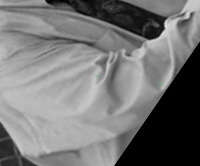
#> input picture python_src/hash2_org.jpg, 200 x 166 px
$ python -i getKeypoints.py   (imports and definitions only)   (Python 2 division)
#> lines starting #> are read from the running program, lines starting #| are printed output that depends on the picture; after the words box and inside, x2 and y2 are one past the last pixel; in counts of white or black regions, pixels touching at a corner belong together
### python_src/KeypointSystem/keypoints.py
import numpy as np
import matplotlib
#matplotlib.use('Agg')
import time

import math
from math import pi
from scipy.interpolate import UnivariateSpline, interp1d
from scipy.integrate import quad, cumtrapz, quad_explain
from scipy import interpolate
from scipy.interpolate import CubicSpline
import scipy
import numpy as np
import pylab
from numpy import sin,pi,linspace
from pylab import plot,show,subplot, axhline, axis, axes
import sys
from scipy import signal
from scipy.signal import argrelextrema
import new_shapes as ns
#import plotting
####### gen points ########

g_name = 'REPLACE_ME'
g_enable_plotting = True
g_SmoothingForParameterization_t = None
g_SmoothingForParameterization_s = None
g_SmoothingForDeltaCurvature = None
g_isMakeAllPointsEqidistant = False
g_cullPoints = False
g_maxNoOfPointsForCullingFunctoin = 40
g_SmoothingForPointsCulling = 0
g_numberOfPixelsPerUnit = 1

#debug
g_plotVelocity = True
g_dividerForPts = 1

#pts = [(0,0),(1,0),(2,0),(3,0),(4,0),(5,0),(6,0),(7,0),(8,0),(9,0),(10,0)]
#pts = [(0,0),(1,1),(2,2),(3,3),(4,4),(5,5),(6,6),(7,7),(8,8),(9,9),(10,10)]
#pts = [(0,0**2),(1,1**2),(2,2**2),(3,3**2),(4,4**2),(5,5**2),(6,6**2),(7,7**2),(8,8**2),(9,9**2),(10,10**2)]

def PointsInCircum(r,n=100):
    return [(math.cos(2*pi/n*x)*r,math.sin(2*pi/n*x)*r) for x in xrange(0,n+1)]

# [42 lines left out: functions thatCurve, plotOneFuncVsOrgPoints, plotTwoFuncsVsOrgPoints, not called in this run]
	#PLOT

def randomPlot1(org_x, org_y, arcLengthList, fx_s, fy_s):
	if not g_enable_plotting:
		return
	# [13 lines of commented-out code are left out]

def plotVelocity(t_pts, v_pts):
	plot(t_pts, v_pts)
	show()
#####################################
####### debug prints #######
#####################################
# [41 lines left out: functions printTheDerivativesError, randomPrint1, breakUpFullLengthOfArcIntoXPoints, getSimplePts, not called in this run]
#####################################
####### \make less points
#####################################

#####################################
####### main code ########
#####################################

def getPointsAndFirstDerAtT(t, fx, fy):
	return fx([t])[0], fx.derivative(1)([t])[0], fy([t])[0], fy.derivative(1)([t])[0]

def lengthRateOfChangeFunc(t, fx, fy):
	x, dxdt, y, dydt = getPointsAndFirstDerAtT(t, fx, fy)
	val = math.sqrt(dxdt**2 + dydt**2)
	return val

def arcLengthAllTheWayToT(tList, fx_t, fy_t, noOfPoints=100, subDivide=g_dividerForPts):
	all_x_vals = tList
	all_y_vals = []
	for i in range((len(all_x_vals)*subDivide)):#FIXME: this won't work for odd values of tList, it makes the presumption that tList is just incrementing ints
			x1 = float(i)/float(subDivide)
			all_y_vals.append(lengthRateOfChangeFunc(x1, fx_t, fy_t))

	#extract only the y values we care about
	next_all_y_vals = []
	for i in range(len(all_y_vals)/subDivide):
			next_all_y_vals.append(all_y_vals[i*subDivide])

	all_y_vals = next_all_y_vals
# [6 lines of commented-out code are left out]

	vals = cumtrapz(all_y_vals, all_x_vals, initial=0)
#	print vals
	return vals

def convertTListToArcLengthList(tList, fx_t, fy_t):
 	#print "starting the integral"
	time1 = time.time()
	arcLengthList = arcLengthAllTheWayToT(tList, fx_t, fy_t, noOfPoints=len(tList))
	time2 = time.time()
	print 'integral took %0.3f seconds' % ((time2-time1))
	return arcLengthList

# [28 lines left out: functions plotTheIntegratorStuff, plotThisPointForTheArcLengthStuff, not called in this run]


def convertTListToArcLengthList_debug_new(tList, fx_t, fy_t):
# [23 lines of commented-out code are left out]


	return convertTListToArcLengthList(tList, fx_t, fy_t)


################################################
##############OLD

def getPointsAndFirstDerAtT_old(t, fx, fy):
	return fx([t])[0], fx.derivative(1)([t])[0], fy([t])[0], fy.derivative(1)([t])[0]

# [4 lines left out: function lengthRateOfChangeFunc_old, not called in this run]

def arcLengthAtParamT(t, fx_t, fy_t):
	val = quad(lengthRateOfChangeFunc_old, 0, t, args=(fx_t, fy_t))
	return val[0]

# [6 lines left out: function TtoS_old, not called in this run]


def _convertTListToArcLengthList_old(tList, fx, fy):
	return TtoS_old(tList, fx, fy)

# [7 lines left out: function convertTListToArcLengthList_old, not called in this run]

################################################
##############OLD END

def arcLengthAtParamT_old(t, fx_t, fy_t):
	val = quad(lengthRateOfChangeFunc, 0, t, args=(fx_t, fy_t))
	return val[0]

def getParameterizedFunctionFromPoints(tList, x_pts, y_pts, smoothing=None):
	fx_t = UnivariateSpline(tList, x_pts, k=3, s=smoothing)
	fy_t = UnivariateSpline(tList, y_pts, k=3, s=smoothing)
	return fx_t, fy_t

#if reparameterizing with respect to arc length then [s1, s2, ...] = t_to_s_function([t1, t2, ...])
def reParameterizeFunctionFromPoints(t_to_s_function, tList, fx_t, fy_t, smoothing=None):
	#for each point (org_x[i], org_y[i]) the "arcLengthList" gives use the arc length from 0 to that point
	#arcLengthList = convertTListToArcLengthList_old(tList, fx_t, fy_t)

	arcLengthList = convertTListToArcLengthList_debug_new(tList, fx_t, fy_t)

# [10 lines of commented-out code are left out]
	fx_s, fy_s = getParameterizedFunctionFromPoints(arcLengthList, fx_t(tList), fy_t(tList), smoothing=smoothing)
	return arcLengthList, fx_s, fy_s

def getFirstAndSecondDerivForTPoints(arcLengthList, fx_s, fy_s):
	x = fx_s(arcLengthList)
	x_ = fx_s.derivative(1)(arcLengthList)
	x__ = fx_s.derivative(2)(arcLengthList)

	y = fy_s(arcLengthList)
	y_ = fy_s.derivative(1)(arcLengthList)
	y__ = fy_s.derivative(2)(arcLengthList)
	return x, x_, x__, y, y_, y__

def getEqidistantPointsArcLengthList(oldArcLengthList, fx_s, fy_s):
	#TODO: implement this if needed
	pass

def newArcLengthList(oldArcLengthList, fx_s, fy_s, isMakeAllPointsEqidistant=g_isMakeAllPointsEqidistant):
	if isMakeAllPointsEqidistant:
		return getEqidistantPointsAlongFunction(oldArcLengthList, fx_s, fy_s)
	return oldArcLengthList

#Remember: curvature points will be the input points (and so won't be equidistant if the arcLengthList isn't)
def getCurvatureForPoints(arcLengthList, fx_s, fy_s, smoothing=None):
	x, x_, x__, y, y_, y__ = getFirstAndSecondDerivForTPoints(arcLengthList, fx_s, fy_s)
	curvature = abs(x_* y__ - y_* x__) / np.power(x_** 2 + y_** 2, 3 / 2)
	fCurvature = UnivariateSpline(arcLengthList, curvature, s=smoothing)
	dxcurvature = fCurvature.derivative(1)(arcLengthList)
	dx2curvature = fCurvature.derivative(2)(arcLengthList)
	return curvature, dxcurvature, dx2curvature

def parameterizeFunctionWRTArcLength(pts):
	org_x, org_y = pts[:, 0], pts[:, 1]
	return _parameterizeFunctionWRTArcLength(org_x, org_y)

def _parameterizeFunctionWRTArcLength(org_x, org_y):

	tList = np.arange(org_x.shape[0])
	fx_t, fy_t = getParameterizedFunctionFromPoints(tList, org_x, org_y, smoothing=g_SmoothingForParameterization_t)

	#PLOT
	#plotTwoFuncsVsOrgPoints(tList, fx_t, org_x, fy_t, org_y)
	#PLOT

	arcLengthList, fx_s, fy_s = reParameterizeFunctionFromPoints(convertTListToArcLengthList_old, tList, fx_t, fy_t, smoothing=g_SmoothingForParameterization_s)

	#PRINT DEBUG
	#randomPrint1(arcLengthList, org_x, org_y, fx_s, fy_s)
	#randomPlot1(org_x, org_y, arcLengthList, fx_s, fy_s)
	#PRINT DEBUG

	arcLengthList = newArcLengthList(arcLengthList, fx_s, fy_s)
	x, x_, x__, y, y_, y__ = getFirstAndSecondDerivForTPoints(arcLengthList, fx_s, fy_s)

	#PRINT DEBUG
	#printTheDerivativesError(x_, y_)
	#PRINT DEBUG

	curvature, dxcurvature, dx2curvature = getCurvatureForPoints(arcLengthList, fx_s, fy_s, smoothing=g_SmoothingForDeltaCurvature)

	return org_x, org_y, x_, y_, x__, y__, arcLengthList, curvature, dxcurvature, dx2curvature, arcLengthList[-1], fx_s, fy_s

def genImages2(retX, retY):
	return genImages

def genImagesWithDisplayFix(pts, numberOfPixelsPerUnit=g_numberOfPixelsPerUnit):
	org_x, org_y = pts[:, 0], pts[:, 1]
# [5 lines of commented-out code are left out]

	if g_cullPoints:
		org_x, org_y, junk = getSimplePts(pts)


	org_x = np.multiply(org_x, 1./float(numberOfPixelsPerUnit))
	org_y = np.multiply(org_y, 1./float(numberOfPixelsPerUnit))

	#print 'Vals of org_x and org_y after mult'
	#print org_x
	#print org_y

	xs, ys, dxdt, dydt, d2xdt, d2ydt, s, curvature, dxcurvature, dx2curvature, fullLength_s, fx_s, fy_s =_parameterizeFunctionWRTArcLength(org_x, org_y)

	finalVals = argrelextrema(curvature, np.greater, order=2)

	#print "finalVals"
	#print finalVals

	temp = []
	temp2 = []
	temp3 = []
	temp4 = []

	I__  = finalVals[0]
	temp = curvature[I__]
	temp2 = xs[I__]
	temp3 = ys[I__]
	temp4 = s[I__]

	fin_pts = []
	for i in range(len(temp2)):
			pt = (temp2[i], temp3[i])
			fin_pts.append(pt)

# [13 lines of commented-out code are left out]
	return [temp2], [temp3]

# [27 lines left out: function genImages, not called in this run]
	# [27 lines of commented-out code are left out]


### python_src/KeypointSystem/getKeypoints.py
import numpy as np
import cv2
import shapeDrawerWithDebug as d
from utils import basicImageOperations as BIO
from utils import basicShapeOperations as BSO
from random import randint
import itertools
import math
import sys
import fragProcessing as fs
import time
#####rules
import keypoints as kp


def isGoodFrag(tri):
	return True

# [138 lines left out: functions getDist, getClosesetXPoints, getIndexOfClosestPoint, getTriangles, trianglesPostFiltering, getAllValidPointsForTargetPoint and 2 more, not called in this run]


def getTheKeypoints_justPoints_inner(img):
	gaussW = 21
	#img2 = img.copy()
	img = recolour(img, gaussW)

	b, g, r = cv2.split(img)
	#img = cv2.cvtColor(img,cv2.COLOR_BGR2GRAY)
	img = b
	#cv2.imshow('b',b)
	#cv2.waitKey()
	points1 = []
	points1.extend(getTheKeypoints_justPoints_inner_inner(b))
#	points1.extend(getTheKeypoints_justPoints_inner_inner(g, img2))
#	points1.extend(getTheKeypoints_justPoints_inner_inner(r, img2))
	return points1


def getTheKeypoints_justPoints_inner_inner(channel):
	img = channel
	ret,img = cv2.threshold(img,127,255,cv2.THRESH_BINARY)

	#img2 = img.copy()
#	cv2.imshow('here..'+str(img.shape), img2)
#	cv2.waitKey()
	contours, hierarchy = cv2.findContours(img,cv2.RETR_TREE,cv2.CHAIN_APPROX_SIMPLE)

	finCnts = []
	area_here = 400
	area_here_max = 600
	for cnt in contours:
		if cv2.contourArea(cnt) > area_here:
			finCnts.append(cnt)

	contours = finCnts

	finCnts = []
	for cnt in contours:
		M = cv2.moments(cnt)
		cX = int(M["m10"] / M["m00"])
		cY = int(M["m01"] / M["m00"])
		finCnts.append( (cX, cY) )


	# [5 lines of commented-out code are left out]
	for i in range(len(contours)):
		#continue
		cnt = contours[i]
		#print "cnt"
		#print cnt
		ret = []
		for pnt in cnt:
			pt = pnt[0]
			ret.append( (pt[0], pt[1]) )

		#print ret
		xcoords, ycoords = kp.genImagesWithDisplayFix( np.array(ret) )
	#		print "shape"+str(i)+" = " + str(ret)
		#print xcoords[0]
		#print ycoords[0]

		for i in range(len(xcoords[0])):
			#cv2.circle(img2, ( int(xcoords[0][i]), int(ycoords[0][i]) ), 3, (255, 0, 0), -1)
			xs = xcoords[0][i]
			ys = ycoords[0][i]
			finCnts.append( (xs, ys) )
	#import time
	#cv2.imshow('t1'+str(time.time()), img2)

	print "Number of keypoints: " + str(len(finCnts))
	return finCnts
	# [4 lines of commented-out code are left out]

g_pixelVals = [16, 124, 115, 68, 98, 176, 225,
55, 50, 53, 129, 19, 57, 160, 143, 237, 75, 164,
206, 167, 103, 140, 90, 112, 244, 240, 107, 202, 185,
72, 71, 109, 74, 183, 205, 46, 121, 180, 142, 126, 38, 247,
166, 144, 67, 134, 194, 198, 23, 186, 33, 163, 24, 117, 37,
76, 147, 47, 52, 42, 70, 108, 30, 54, 89, 59, 73, 91, 151,
6, 173, 86, 182, 178, 10, 207, 171, 13, 77, 88, 159, 125,
11, 188, 238, 41, 92, 118, 201, 132, 48, 28, 195, 17, 119, 64,
25, 45, 114, 80, 187, 105, 204, 158, 20, 169, 83, 191, 199, 234,
136, 81, 252, 141, 242, 219, 138, 161, 154, 135, 63, 153, 239, 130, 223, 249, 122, 93, 216, 127,
111, 15, 12, 8, 44, 193, 245, 0, 235, 120, 31,
165, 3, 155, 43, 26, 152, 94, 29, 232, 35, 218, 230, 233, 214, 217, 7, 156, 189, 228,
137, 209, 145, 226, 97, 215, 170, 51, 224, 100, 61, 69, 250, 4, 34, 56, 255, 60, 84, 110, 203,
222, 133, 248, 106, 212, 87, 253, 208, 101, 116, 251, 190, 99, 32, 113, 157, 27, 79, 82, 146, 149,
5, 210, 65, 22, 181, 131, 62, 36, 184, 196, 231, 192, 66, 213, 2, 254, 174, 211, 236, 229, 58, 221, 21,
150, 123, 175, 177, 179, 246, 96, 227, 1, 18, 241, 49, 128, 78, 40, 14, 162, 85, 39, 172, 104,
9, 200, 220, 139, 168, 95, 243, 197, 148, 102]


def recolour(img, gaussW=41):
	newg_pixelVals = g_pixelVals
	div = 40
	for i in range(len(g_pixelVals)/div):
		for j in range(div):
			newg_pixelVals[i*div + j] = newg_pixelVals[i*div]

		finalCount = (i*div) + div


	for i in range( len(g_pixelVals) - finalCount ):
		newg_pixelVals[ len(g_pixelVals) -1 - i ] = newg_pixelVals[ finalCount ]


	img2 = img
	img2 = cv2.GaussianBlur(img2,(gaussW,gaussW),0)
	img  = cv2.cvtColor(img2,cv2.COLOR_BGR2GRAY)

	height, width= img.shape
	for i in range(0, height):             #looping at python speed...
		for j in range(0, width):     #...
			val = img[i,j]
			val = newg_pixelVals[val]

			if val%3 == 0:
				threeVal = (0,0,val)
			elif val%3 == 1:
				threeVal = (0,val,0)
			else:
				threeVal = (val,0,0)

			img2[i,j] = threeVal

	return img2
#	cv2.imwrite(imgName + 'blur' + str(gaussW) + '_lenna_big_diff_cols.png', img2)
	#cv2.waitKey()

def getTheKeyPoints(img):
	return getTheKeypoints_justPoints_inner(img)

def getTheTriangles(points, DEBUG_IMAGE=None, DEBUG_KEYPOINTS=None):
	return fromPointsToFramenets_justTriangles(points, DEBUG_IMAGE=DEBUG_IMAGE, DEBUG_KEYPOINTS=DEBUG_KEYPOINTS)

# [4 lines left out: function getTheFragments, not called in this run]

>>> import cv2
>>> picture = cv2.imread('../hash2_org.jpg')
#> picture is the input picture: shape (166, 200, 3); mean B, G, R 117.2, 117.2, 117.2
>>> result = getTheKeypoints_justPoints_inner(picture)
#> in recolour, `img2 = cv2.GaussianBlur(img2,(gaussW,gaussW),0)`:
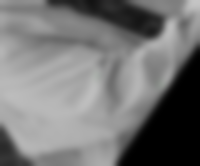
#> img2: shape (166, 200, 3); mean B, G, R 117.2, 117.3, 117.2
#> after the loop in recolour, `for i in range(0, height):`:
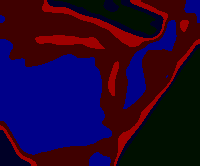
#> img2: shape (166, 200, 3); mean B, G, R 46.5, 3.1, 34.8
#> in getTheKeypoints_justPoints_inner, `b, g, r = cv2.split(img)`:
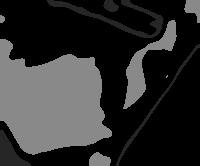
#> b: shape (166, 200); min 0, max 137, mean 46.5
#> in getTheKeypoints_justPoints_inner, `b, g, r = cv2.split(img)`:
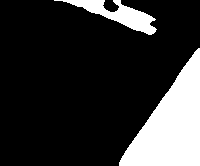
#> g: shape (166, 200); values 0 (black) and 16 (white), 19.1% white; 2 white regions, box (x1, y1, x2, y2) and area: (119, 48, 200, 166) 5120, (54, 0, 157, 35) 1230
#> in getTheKeypoints_justPoints_inner, `b, g, r = cv2.split(img)`:
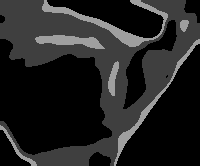
#> r: shape (166, 200); min 0, max 159, mean 34.8
#> in getTheKeypoints_justPoints_inner_inner, `ret,img = cv2.threshold(img,127,255,cv2.THRESH_BINARY)`:
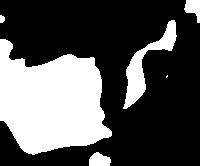
#> img: shape (166, 200); 32.3% white; 6 white regions (1 under 20 px)
#> in getTheKeypoints_justPoints_inner_inner, `contours, hierarchy = cv2.findContours(img,cv2.RETR_TREE,cv2.CHAIN_APP..`: contours = 6 contours, 1 with area under 20; largest, box (x1, y1, x2, y2) and area: (0, 39, 112, 155) 8725, (123, 20, 177, 109) 1176, (89, 152, 111, 166) 208, (184, 0, 200, 23) 192, (0, 15, 5, 23) 23
#> the loop in getTheKeypoints_justPoints_inner_inner, `for cnt in contours:` made 6 passes
#> cnt on pass 2: [[167, 75], [166, 76], [166, 77], [167, 76]]
#> after the loop in getTheKeypoints_justPoints_inner_inner, `for cnt in contours:`: finCnts = 2 contours; box (x1, y1, x2, y2) and area: (0, 39, 112, 155) 8725, (123, 20, 177, 109) 1176
#> in getTheKeypoints_justPoints_inner_inner, `contours = finCnts`: contours has the same summary as finCnts
#> the loop in getTheKeypoints_justPoints_inner_inner, `for cnt in contours:` made 2 passes
#> (cX, cY) on passes 1 to 2: (51, 101), (145, 64)
#> after the loop in getTheKeypoints_justPoints_inner_inner, `for cnt in contours:`: finCnts = [(51, 101), (145, 64)]
#> the loop in getTheKeypoints_justPoints_inner_inner, `for i in range(len(contours)):` made 2 passes
#| integral took 0.041 seconds
#| integral took 0.018 seconds
#| Number of keypoints: 18
